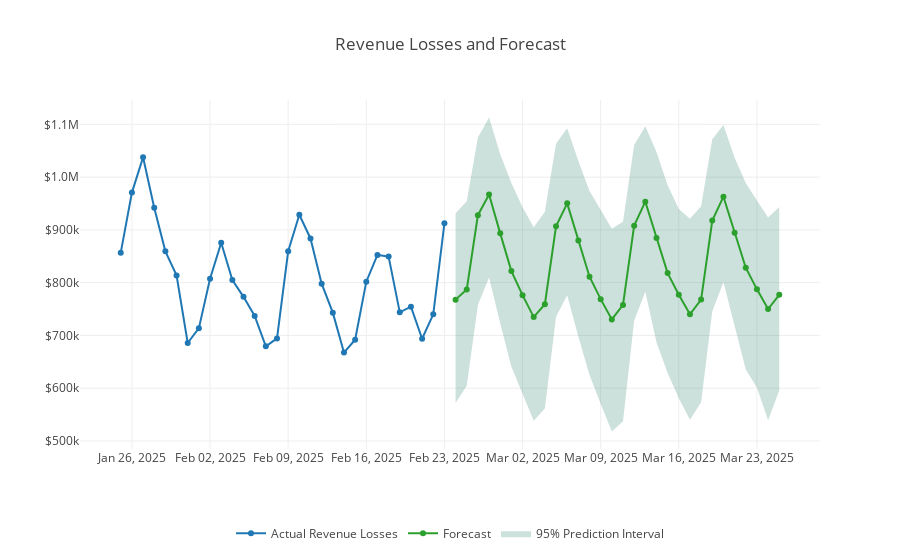

The notebook cell this image was saved under:
### Code cell
# Plot the actual data
actual_trace = go.Scatter(
    x=df['Date'],
    y=df['Revenue Losses'],
    mode='lines+markers',
    name='Actual Revenue Losses',
    hoverinfo='text',
    #hovertemplate="%{x|%a, %b %d, %Y}<br>Actual Revenue Losses<br>$%{y:,.0f}<extra></extra>",
    hovertext=[f"{date.strftime('%a, %b %d, %Y')}<br>Actual Revenue Losses<br>${revenue:,.0f}" for date, revenue in zip(df['Date'], df['Revenue Losses'])],
    line=dict(),
    legendrank=1
)

# Plot the forecast
forecast_trace = go.Scatter(
    x=forecast['Date'],
    y=forecast['yhat'],
    mode='lines+markers',
    name='Forecast',
    hoverinfo='text',
    #hovertemplate="%{x|%a, %b %d, %Y}<br>Forecast<br>$%{y:,.0f}<extra></extra>",
    hovertext=[f"{date.strftime('%a, %b %d, %Y')}<br>Forecast<br>${revenue:,.0f}" for date, revenue in zip(forecast['Date'], forecast['yhat'])],
    line=dict(dash='solid'),
    legendrank=2
)

# Plot the prediction interval as a shaded region
interval_trace = go.Scatter(
    x=forecast['Date'].tolist() + forecast['Date'][::-1].tolist(),
    y=forecast['yhat_upper'].tolist() + forecast['yhat_lower'][::-1].tolist(),
    fill='toself',
    fillcolor='rgba(0, 100, 80, 0.2)',
    line=dict(color='rgba(255,255,255,0)'),
    name='95% Prediction Interval',
    hoverinfo='skip',
    #hoverinfo='text',
    #hovertext=[f"{date.strftime('%a, %b %d, %Y')}<br>95% Prediction Interval<br>(${lower:,.0f}, ${upper:,.0f})" for date, lower, upper in zip(forecast['Date'], forecast['yhat_lower'], forecast['yhat_upper'])],
    legendrank=3
)

# Create the figure
fig = go.Figure(data=[actual_trace, interval_trace, forecast_trace])

# Update layout for elegance
fig.update_layout(
    title='Revenue Losses and Forecast',
    template='none',
    hovermode='x unified',
    legend=dict(
        orientation='h',  # Horizontal
        x=0.5,            # Centered
        xanchor='center', # Centered
        y=-0.2,           # Below the plot area
        yanchor='top',
        traceorder='normal'
    ),
)

# Update y-axis for custom scaling
fig.update_yaxes(
    tickprefix="$",
    tickformat=".2s",  # Use "M" for millions and "K" for thousands
    tickfont=dict(size=12)
)

# Update x-axis for date format without day of the week
fig.update_xaxes(
    tickformat="%b %d, %Y",  # Month, day, and year (no day of the week)
    tickmode='auto',
    tickfont=dict(size=12)
)

fig.show()

### Figure 1 — Plotly figure (JSON) as saved in the notebook; plotly's stock layout.template omitted (floating-point values rounded to 4 significant figures)
{"data": [{"hoverinfo": "text", "hovertext": ["Sat, Jan 25, 2025<br>Actual Revenue Losses<br>$856,875", "Sun, Jan 26, 2025<br>Actual Revenue Losses<br>$970,625", "Mon, Jan 27, 2025<br>Actual Revenue Losses<br>$1,037,500", "Tue, Jan 28, 2025<br>Actual Revenue Losses<br>$941,875", "Wed, Jan 29, 2025<br>Actual Revenue Losses<br>$859,375", "Thu, Jan 30, 2025<br>Actual Revenue Losses<br>$813,750", "Fri, Jan 31, 2025<br>Actual Revenue Losses<br>$685,625", "Sat, Feb 01, 2025<br>Actual Revenue Losses<br>$713,750", "Sun, Feb 02, 2025<br>Actual Revenue Losses<br>$807,500", "Mon, Feb 03, 2025<br>Actual Revenue Losses<br>$875,625", "Tue, Feb 04, 2025<br>Actual Revenue Losses<br>$805,000", "Wed, Feb 05, 2025<br>Actual Revenue Losses<br>$773,125", "Thu, Feb 06, 2025<br>Actual Revenue Losses<br>$736,875", "Fri, Feb 07, 2025<br>Actual Revenue Losses<br>$679,375", "Sat, Feb 08, 2025<br>Actual Revenue Losses<br>$694,375", "Sun, Feb 09, 2025<br>Actual Revenue Losses<br>$859,375", "Mon, Feb 10, 2025<br>Actual Revenue Losses<br>$928,750", "Tue, Feb 11, 2025<br>Actual Revenue Losses<br>$883,750", "Wed, Feb 12, 2025<br>Actual Revenue Losses<br>$798,125", "Thu, Feb 13, 2025<br>Actual Revenue Losses<br>$743,125", "Fri, Feb 14, 2025<br>Actual Revenue Losses<br>$667,500", "Sat, Feb 15, 2025<br>Actual Revenue Losses<br>$691,875", "Sun, Feb 16, 2025<br>Actual Revenue Losses<br>$801,875", "Mon, Feb 17, 2025<br>Actual Revenue Losses<br>$852,500", "Tue, Feb 18, 2025<br>Actual Revenue Losses<br>$849,375", "Wed, Feb 19, 2025<br>Actual Revenue Losses<br>$743,750", "Thu, Feb 20, 2025<br>Actual Revenue Losses<br>$754,375", "Fri, Feb 21, 2025<br>Actual Revenue Losses<br>$693,750", "Sat, Feb 22, 2025<br>Actual Revenue Losses<br>$740,000", "Sun, Feb 23, 2025<br>Actual Revenue Losses<br>$912,500"], "legendrank": 1, "mode": "lines+markers", "name": "Actual Revenue Losses", "type": "scatter", "x": ["2025-01-25T00:00:00", "2025-01-26T00:00:00", "2025-01-27T00:00:00", "2025-01-28T00:00:00", "2025-01-29T00:00:00", "2025-01-30T00:00:00", "2025-01-31T00:00:00", "2025-02-01T00:00:00", "2025-02-02T00:00:00", "2025-02-03T00:00:00", "2025-02-04T00:00:00", "2025-02-05T00:00:00", "2025-02-06T00:00:00", "2025-02-07T00:00:00", "2025-02-08T00:00:00", "2025-02-09T00:00:00", "2025-02-10T00:00:00", "2025-02-11T00:00:00", "2025-02-12T00:00:00", "2025-02-13T00:00:00", "2025-02-14T00:00:00", "2025-02-15T00:00:00", "2025-02-16T00:00:00", "2025-02-17T00:00:00", "2025-02-18T00:00:00", "2025-02-19T00:00:00", "2025-02-20T00:00:00", "2025-02-21T00:00:00", "2025-02-22T00:00:00", "2025-02-23T00:00:00"], "y": [856875, 970625, 1037500, 941875, 859375, 813750, 685625, 713750, 807500, 875625, 805000, 773125, 736875, 679375, 694375, 859375, 928750, 883750, 798125, 743125, 667500, 691875, 801875, 852500, 849375, 743750, 754375, 693750, 740000, 912500]}, {"fill": "toself", "fillcolor": "rgba(0, 100, 80, 0.2)", "hoverinfo": "skip", "legendrank": 3, "line": {"color": "rgba(255,255,255,0)"}, "name": "95% Prediction Interval", "type": "scatter", "x": ["2025-02-24T00:00:00", "2025-02-25T00:00:00", "2025-02-26T00:00:00", "2025-02-27T00:00:00", "2025-02-28T00:00:00", "2025-03-01T00:00:00", "2025-03-02T00:00:00", "2025-03-03T00:00:00", "2025-03-04T00:00:00", "2025-03-05T00:00:00", "2025-03-06T00:00:00", "2025-03-07T00:00:00", "2025-03-08T00:00:00", "2025-03-09T00:00:00", "2025-03-10T00:00:00", "2025-03-11T00:00:00", "2025-03-12T00:00:00", "2025-03-13T00:00:00", "2025-03-14T00:00:00", "2025-03-15T00:00:00", "2025-03-16T00:00:00", "2025-03-17T00:00:00", "2025-03-18T00:00:00", "2025-03-19T00:00:00", "2025-03-20T00:00:00", "2025-03-21T00:00:00", "2025-03-22T00:00:00", "2025-03-23T00:00:00", "2025-03-24T00:00:00", "2025-03-25T00:00:00", "2025-03-25T00:00:00", "2025-03-24T00:00:00", "2025-03-23T00:00:00", "2025-03-22T00:00:00", "2025-03-21T00:00:00", "2025-03-20T00:00:00", "2025-03-19T00:00:00", "2025-03-18T00:00:00", "2025-03-17T00:00:00", "2025-03-16T00:00:00", "2025-03-15T00:00:00", "2025-03-14T00:00:00", "2025-03-13T00:00:00", "2025-03-12T00:00:00", "2025-03-11T00:00:00", "2025-03-10T00:00:00", "2025-03-09T00:00:00", "2025-03-08T00:00:00", "2025-03-07T00:00:00", "2025-03-06T00:00:00", "2025-03-05T00:00:00", "2025-03-04T00:00:00", "2025-03-03T00:00:00", "2025-03-02T00:00:00", "2025-03-01T00:00:00", "2025-02-28T00:00:00", "2025-02-27T00:00:00", "2025-02-26T00:00:00", "2025-02-25T00:00:00", "2025-02-24T00:00:00"], "y": [931500.0, 954400.0, 1075000.0, 1113000.0, 1043000.0, 988900.0, 942800.0, 904800.0, 934500.0, 1063000.0, 1093000.0, 1031000.0, 973800.0, 938100.0, 902200.0, 915400.0, 1061000.0, 1097000.0, 1048000.0, 984700.0, 939600.0, 921100.0, 944600.0, 1072000.0, 1099000.0, 1037000.0, 988900.0, 955800.0, 923300.0, 943300.0, 595800.0, 539100.0, 601200.0, 635200.0, 717900.0, 800600.0, 745800.0, 573500.0, 540100.0, 580800.0, 628600.0, 687200.0, 782900.0, 728200.0, 537500.0, 517900.0, 570600.0, 625200.0, 697800.0, 776000.0, 735400.0, 561500.0, 538100.0, 590300.0, 640700.0, 722900.0, 809800.0, 757800.0, 604600.0, 572000.0]}, {"hoverinfo": "text", "hovertext": ["Mon, Feb 24, 2025<br>Forecast<br>$767,839", "Tue, Feb 25, 2025<br>Forecast<br>$787,050", "Wed, Feb 26, 2025<br>Forecast<br>$927,889", "Thu, Feb 27, 2025<br>Forecast<br>$966,955", "Fri, Feb 28, 2025<br>Forecast<br>$893,391", "Sat, Mar 01, 2025<br>Forecast<br>$821,928", "Sun, Mar 02, 2025<br>Forecast<br>$776,277", "Mon, Mar 03, 2025<br>Forecast<br>$734,758", "Tue, Mar 04, 2025<br>Forecast<br>$759,173", "Wed, Mar 05, 2025<br>Forecast<br>$906,876", "Thu, Mar 06, 2025<br>Forecast<br>$950,298", "Fri, Mar 07, 2025<br>Forecast<br>$879,680", "Sat, Mar 08, 2025<br>Forecast<br>$811,225", "Sun, Mar 09, 2025<br>Forecast<br>$768,771", "Mon, Mar 10, 2025<br>Forecast<br>$730,372", "Tue, Mar 11, 2025<br>Forecast<br>$757,850", "Wed, Mar 12, 2025<br>Forecast<br>$908,048", "Thu, Mar 13, 2025<br>Forecast<br>$953,425", "Fri, Mar 14, 2025<br>Forecast<br>$884,738", "Sat, Mar 15, 2025<br>Forecast<br>$818,097", "Sun, Mar 16, 2025<br>Forecast<br>$777,167", "Mon, Mar 17, 2025<br>Forecast<br>$740,066", "Tue, Mar 18, 2025<br>Forecast<br>$768,051", "Wed, Mar 19, 2025<br>Forecast<br>$917,588", "Thu, Mar 20, 2025<br>Forecast<br>$962,878", "Fri, Mar 21, 2025<br>Forecast<br>$894,642", "Sat, Mar 22, 2025<br>Forecast<br>$828,303", "Sun, Mar 23, 2025<br>Forecast<br>$787,328", "Mon, Mar 24, 2025<br>Forecast<br>$749,983", "Tue, Mar 25, 2025<br>Forecast<br>$777,051"], "legendrank": 2, "line": {"dash": "solid"}, "mode": "lines+markers", "name": "Forecast", "type": "scatter", "x": ["2025-02-24T00:00:00", "2025-02-25T00:00:00", "2025-02-26T00:00:00", "2025-02-27T00:00:00", "2025-02-28T00:00:00", "2025-03-01T00:00:00", "2025-03-02T00:00:00", "2025-03-03T00:00:00", "2025-03-04T00:00:00", "2025-03-05T00:00:00", "2025-03-06T00:00:00", "2025-03-07T00:00:00", "2025-03-08T00:00:00", "2025-03-09T00:00:00", "2025-03-10T00:00:00", "2025-03-11T00:00:00", "2025-03-12T00:00:00", "2025-03-13T00:00:00", "2025-03-14T00:00:00", "2025-03-15T00:00:00", "2025-03-16T00:00:00", "2025-03-17T00:00:00", "2025-03-18T00:00:00", "2025-03-19T00:00:00", "2025-03-20T00:00:00", "2025-03-21T00:00:00", "2025-03-22T00:00:00", "2025-03-23T00:00:00", "2025-03-24T00:00:00", "2025-03-25T00:00:00"], "y": [767800.0, 787000.0, 927900.0, 967000.0, 893400.0, 821900.0, 776300.0, 734800.0, 759200.0, 906900.0, 950300.0, 879700.0, 811200.0, 768800.0, 730400.0, 757900.0, 908000.0, 953400.0, 884700.0, 818100.0, 777200.0, 740100.0, 768100.0, 917600.0, 962900.0, 894600.0, 828300.0, 787300.0, 750000.0, 777100.0]}], "layout": {"hovermode": "x unified", "legend": {"orientation": "h", "traceorder": "normal", "x": 0.5, "xanchor": "center", "y": -0.2, "yanchor": "top"}, "title": {"text": "Revenue Losses and Forecast"}, "xaxis": {"tickfont": {"size": 12}, "tickformat": "%b %d, %Y", "tickmode": "auto"}, "yaxis": {"tickfont": {"size": 12}, "tickformat": ".2s", "tickprefix": "$"}}}
